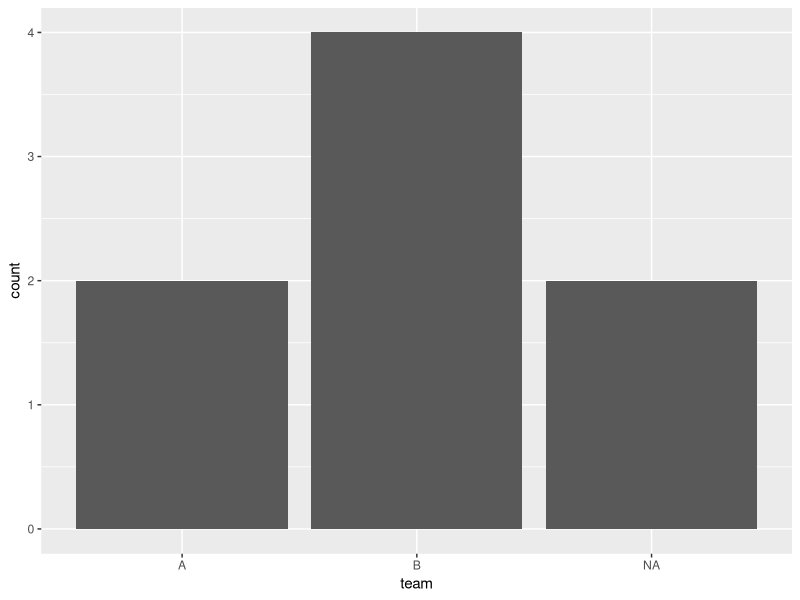
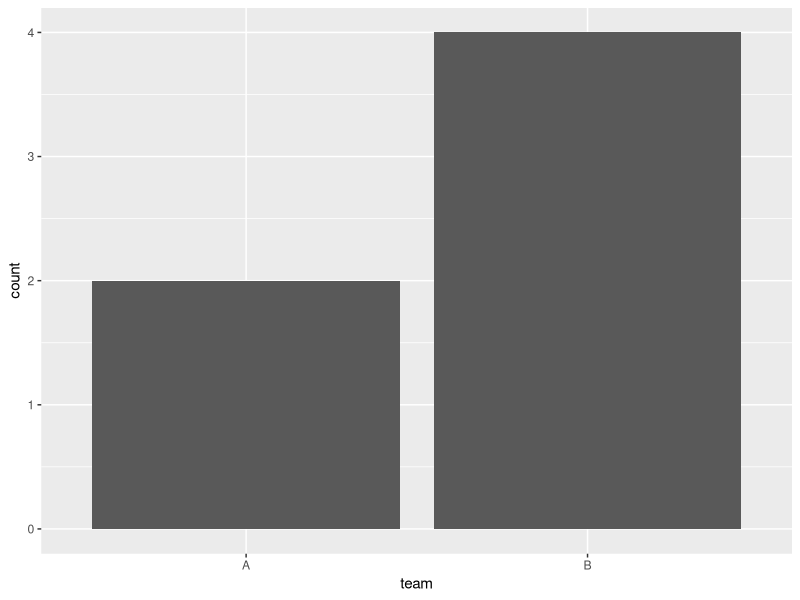

Here is the R script that generated these plots, in order:
# Example: Remove NAs from Plot in ggplot2
# create data frame
df <- data.frame(team=c('A', 'A', NA, NA, 'B', 'B', 'B', 'B'),
                 points=c(22, 29, 14, 8, 5, 12, 26, 36))

# view data frame
df

library("ggplot2")

# create bar plot to visualize occurrences by team
ggplot(df, aes(x=team)) + 
  geom_bar()

# To remove this bar from the plot, we can use the subset()
# function to subset the data frame to only include rows where
# the value in the team column is not NA:
library("ggplot2")

# create bar plot to visualize occurrences by team and remove NA
ggplot(data=subset(df, !is.na(team)), aes(x=team)) +
  geom_bar()
